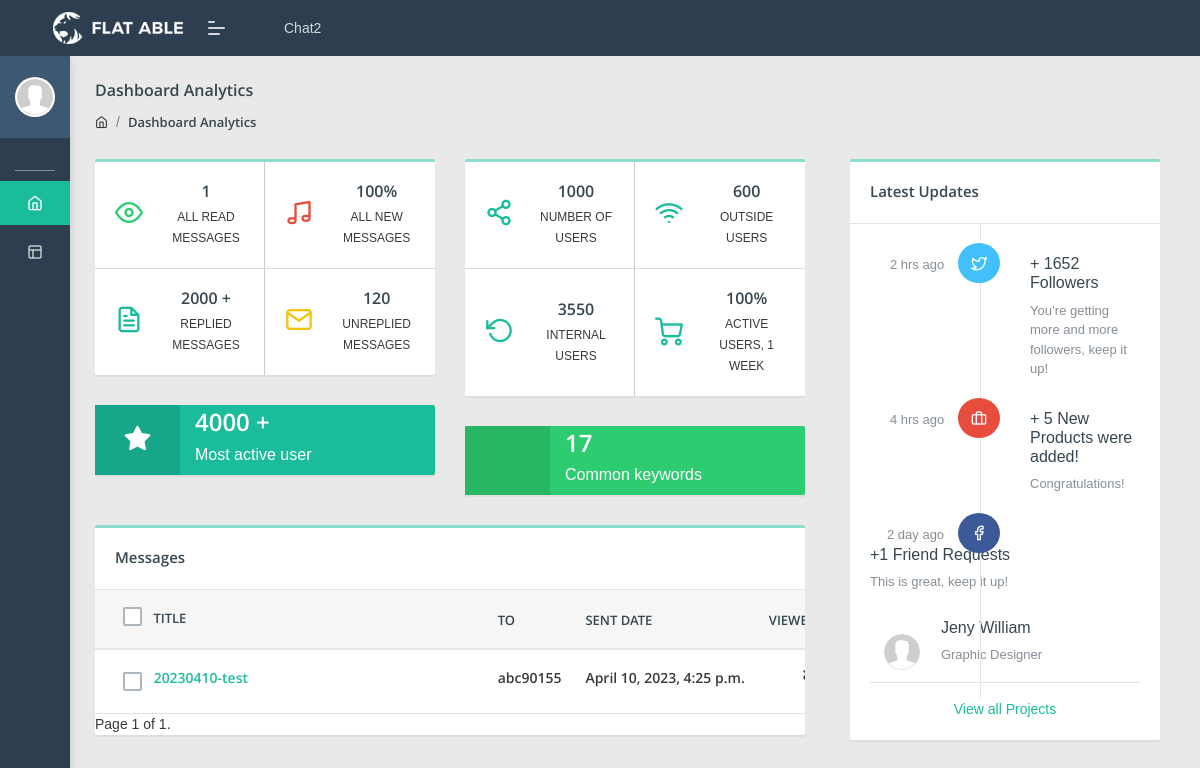
The app's page /welcome/admin_home/ (signed in), older data.
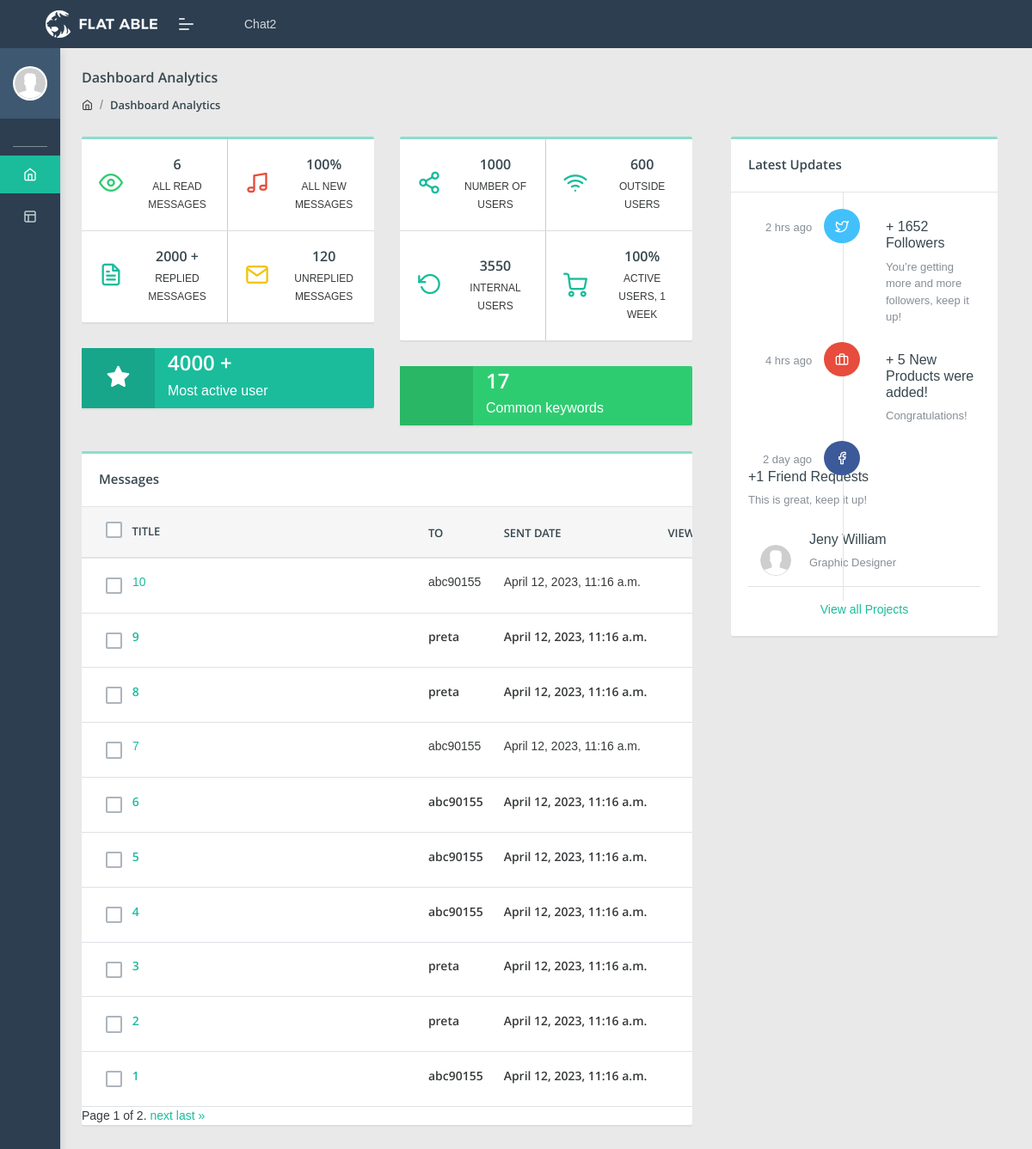
The same page, newer data.
### welcome/models.py (models this page shows, shortened)
class chat(models.Model):
    chatOwner = models.ForeignKey(User, null = True, on_delete = models.SET_NULL, related_name='chat', blank = True)
    chatTitle  = models.CharField(max_length=256)
    createdDate = models.DateTimeField(default=timezone.now)
    chatReceiver = models.ForeignKey(User, null=True, on_delete=models.CASCADE, related_name='chat_reciver', blank=True)
    chatContent = models.TextField()
    is_viewed = models.BooleanField(default=False)
    archived = models.BooleanField(default=False)
    viewedDate = models.DateTimeField(null=True)

### welcome/views.py (the view)
# urls.py: path('admin_home/',views.admin_home, name='admin_home'),
@login_required(login_url='login')
def admin_home(request):
    context = {}
    user = request.user
    chats = chat.objects.filter(archived=False).order_by('-createdDate').values()
    context['chats'] = chats.annotate(chatReceiver_username=F('chatReceiver__username')).values()
    page = request.GET.get('page', 1)
    paginator = Paginator(context['chats'], 10)  # Assuming 10 chats per page
    info_chats = chat.objects.filter(is_viewed=True)
    info = {'read_messages':len(info_chats)}
    page_obj = paginator.get_page(page)
    context['chats'] = page_obj
    if request.method == 'POST':
        selected_ids = request.POST.getlist('selected_chats')
        chat.objects.filter(id__in=selected_ids).update(archived=True)
        return redirect(request.META.get('HTTP_REFERER'))
    context['info'] = info
    return render(request, 'admin_home.html', context=context)

### templates/admin_home.html (shortened to what this page needs)
{% extends 'admin_base_template.html' %}
{%load i18n%}
{% block chatContent %}
<div class="row">
  <div class="col-8">
    <div class="row">
      <div class="col-md-12 col-xl-6">
        <div class="card flat-card">
          <div class="row-table">
            <div class="col-sm-6 card-body br">
              <div class="row">
                <div class="col-sm-4">
                  <i class="icon feather icon-eye text-c-green mb-1 d-block"></i>
                </div>
                <div class="col-sm-8 text-md-center">
                  <h5>{{info.read_messages}}</h5>
                  <span>All Read Messages</span>
                </div>
              </div>
            </div>
            <div class="col-sm-6 card-body">
              <div class="row">
                <div class="col-sm-4">
                  <i class="icon feather icon-music text-c-red mb-1 d-block"></i>
                </div>
                <div class="col-sm-8 text-md-center">
                  <h5>100%</h5>
                  <span>All new Messages</span>
                </div>
              </div>
            </div>
          </div>
          <div class="row-table">
            <div class="col-sm-6 card-body br">
              <div class="row">
                <div class="col-sm-4">
                  <i class="icon feather icon-file-text text-c-blue mb-1 d-block"></i>
                </div>
                <div class="col-sm-8 text-md-center">
                  <h5>2000 +</h5>
                  <span>Replied Messages</span>
                </div>
              </div>
            </div>
            <div class="col-sm-6 card-body">
              <div class="row">
                <div class="col-sm-4">
                  <i class="icon feather icon-mail text-c-yellow mb-1 d-block"></i>
                </div>
                <div class="col-sm-8 text-md-center">
                  <h5>120</h5>
                  <span>unreplied messages</span>
                </div>
              </div>
            </div>
          </div>
        </div>
        <div class="card flat-card widget-primary-card">
          <div class="row-table">
            <div class="col-sm-3 card-body">
              <i class="feather icon-star-on"></i>
            </div>
            <div class="col-sm-9">
              <h4>4000 +</h4>
              <h6>Most active user</h6>
            </div>
          </div>
        </div>
      </div>
      <div class="col-md-12 col-xl-6">
        <div class="card flat-card">
          <div class="row-table">
            <div class="col-sm-6 card-body br">
              <div class="row">
                <div class="col-sm-4">
                  <i class="icon feather icon-share-2 text-c-blue mb-1 d-block"></i>
                </div>
                <div class="col-sm-8 text-md-center">
                  <h5>1000</h5>
                  <span>Number of users</span>
                </div>
              </div>
            </div>
            <div class="col-sm-6 card-body">
              <div class="row">
                <div class="col-sm-4">
                  <i class="icon feather icon-wifi text-c-blue mb-1 d-block"></i>
                </div>
                <div class="col-sm-8 text-md-center">
                  <h5>600</h5>
                  <span>outside users</span>
                </div>
              </div>
            </div>
          </div>
          <div class="row-table">
            <div class="col-sm-6 card-body br">
              <div class="row">
                <div class="col-sm-4">
                  <i class="icon feather icon-rotate-ccw text-c-blue mb-1 d-block"></i>
                </div>
                <div class="col-sm-8 text-md-center">
                  <h5>3550</h5>
                  <span>internal users</span>
                </div>
              </div>
            </div>
            <div class="col-sm-6 card-body">
              <div class="row">
                <div class="col-sm-4">
                  <i class="icon feather icon-shopping-cart text-c-blue mb-1 d-blockz"></i>
                </div>
                <div class="col-sm-8 text-md-center">
                  <h5>100%</h5>
                  <span>Active users, 1 week</span>
                </div>
              </div>
            </div>
          </div>
        </div>
        <div class="card flat-card widget-purple-card">
          <div class="row-table">
            <div class="col-sm-3 card-body">
              <i class="fas fa-trophy"></i>
            </div>
            <div class="col-sm-9">
              <h4>17</h4>
              <h6>Common keywords</h6>
            </div>
          </div>
        </div>
      </div>
    </div>
    <div class="row">
      <div class="col-xl-12 col-md-12">
        <div class="card table-card">
          <div class="card-header">
            <h5>Messages</h5>
          </div>
          <div class="card-body p-0">
            <div class="table-responsive">
              <table class="table table-hover mb-0">
                <thead>
                  <tr>
                    <th>
                      <div class="chk-option">
                        <label class="check-task custom-control custom-checkbox d-flex justify-content-center done-task">
                        </label>
                      </div>
                      Title
                    </th>
                    <th>To</th>
                    <th>Sent Date</th>
                    <th class="text-right">Viewed</th>
                  </tr>
                </thead>
                <tbody>
                  <tbody>
                    {% for chat in chats %}
                    {% if chat.is_viewed %}
                    <tr >
                      <td>
                        <div class="chk-option">
                          <label class="check-task custom-control custom-checkbox d-flex justify-content-center done-task">
                          </label>
                        </div>
                        <div class="d-inline-block" style="width:20rem;overflow:hidden;text-overflow:ellipsis">
                          <a href="{% url 'chatDetails' chat.id%}">
                          {{chat.chatTitle}}</a>
                        </div>
                      </td>
                      <td>{{chat.chatReceiver_username}}</td>
                      <td>{{chat.createdDate}}</td>
                      <td class="text-right"></td>
                    </tr>
                    {%else%}
                    <tr style="font-weight:bolder">
                      <td>
                        <div class="chk-option">
                          <label class="check-task custom-control custom-checkbox d-flex justify-content-center done-task">
                          </label>
                        </div>
                        <div class="d-inline-block" style="width:20rem;overflow:hidden;text-overflow:ellipsis">
                          <a href="{% url 'chatDetails' chat.id%}">
                            {{chat.chatTitle}}
                          </a>
                        </div>
                      </td>
                      <td>{{chat.chatReceiver_username}}</td>
                      <td>{{chat.createdDate}}</td>
                      <td class="text-right"></td>
                    </tr>
                    {%endif%}
                    {% endfor %}
                  </tbody>
                </tbody>
              </table>
              <div class="pagination">
                <span class="step-links">
                    <span class="current">
                        Page {{ chats.number }} of {{ chats.paginator.num_pages }}.
                    </span>
                    {% if chats.has_next %}
                        <a href="?page={{ chats.next_page_number }}">next</a>
                        <a href="?page={{ chats.paginator.num_pages }}">last &raquo;</a>
                    {% endif %}
                </span>
              </div>
            </div>
          </div>
        </div>
      </div>
    </div>
  </div>
  <div class="col-4">
    <div class="col-xl-12 col-md-12">
      <div class="card latest-update-card">
        <div class="card-header">
          <h5>Latest Updates</h5>
        </div>
        <div class="card-body">
          <div class="latest-update-box">
            <div class="row p-t-30 p-b-30">
              <div class="col-auto text-right update-meta">
                <p class="text-muted m-b-0 d-inline-flex">2 hrs ago</p>
                <i class="feather icon-twitter bg-twitter update-icon"></i>
              </div>
              <div class="col">
                <a href="#!">
                  <h6>+ 1652 Followers</h6>
                </a>
                <p class="text-muted m-b-0">You’re getting more and more followers, keep it up!</p>
              </div>
            </div>
            <div class="row p-b-30">
              <div class="col-auto text-right update-meta">
                <p class="text-muted m-b-0 d-inline-flex">4 hrs ago</p>
                <i class="feather icon-briefcase bg-c-red update-icon"></i>
              </div>
              <div class="col">
                <a href="#!">
                  <h6>+ 5 New Products were added!</h6>
                </a>
                <p class="text-muted m-b-0">Congratulations!</p>
              </div>
            </div>
            <div class="row p-b-0">
              <div class="col-auto text-right update-meta">
                <p class="text-muted m-b-0 d-inline-flex">2 day ago</p>
                <i class="feather icon-facebook bg-facebook update-icon"></i>
              </div>
              <div class="col">
                <a href="#!">
                  <h6>+1 Friend Requests</h6>
                </a>
                <p class="text-muted m-b-10">This is great, keep it up!</p>
                <div class="table-responsive">
                  <table class="table table-hover">
                    <tbody>
                      <tr>
                        <td class="b-none">
                          <a href="#!" class="align-middle">
                            <img src="assets/images/user/avatar-2.jpg" alt="user image"
                              class="img-radius wid-40 align-top m-r-15">
                            <div class="d-inline-block">
                              <h6>Jeny William</h6>
                              <p class="text-muted m-b-0">Graphic Designer</p>
                            </div>
                          </a>
                        </td>
                      </tr>
                    </tbody>
                  </table>
                </div>
              </div>
            </div>
          </div>
          <div class="text-center">
            <a href="#!" class="b-b-primary text-primary">View all Projects</a>
          </div>
        </div>
      </div>
    </div>
  </div>
</div>
{% endblock %}

### templates/admin_base_template.html (shortened to what this page needs)
{% load static %}
<!DOCTYPE html>
<head>
    <link rel="stylesheet" href="{% static 'plugins/bootstrap-5.3.0/css/bootstrap.min.css'%}">
    <link rel="stylesheet" href="{% static 'css/style.css'%}">
</head>
<body class="">
	<nav class="pcoded-navbar  ">
		<div class="navbar-wrapper  ">
			<div class="navbar-content scroll-div " >
				<div class="">
					<div class="main-menu-header">
						<img class="img-radius" src="{% static 'images/user/avatar-2.jpg'%}" alt="User-Profile-Image">
						<div class="user-details">
						</div>
					</div>
				</div>
				{% include 'nav_admin.html' %}
			</div>
		</div>
	</nav>
	<header class="navbar pcoded-header navbar-expand-lg navbar-light header-dark">
				<div class="m-header">
					<a class="mobile-menu" id="mobile-collapse" href="#!"><span></span></a>
					<a href="#!" class="b-brand">
						<img src="assets/images/logo.png" alt="" class="logo">
					</a>
				</div>
				<div class="collapse navbar-collapse">
					<ul class="navbar-nav mr-auto">
						<li class = "nac-item">
							<li><a href="{% url 'talking' %}" > Chat2</a></li>
						</li>
					</ul>
				</div>
	</header>
<div class="pcoded-main-container">
    <div class="pcoded-content">
        <div class="page-header">
            <div class="page-block">
                <div class="row align-items-center">
                    <div class="col-md-12">
                        <div class="page-header-title">
                            <h5 class="m-b-10">Dashboard Analytics</h5>
                        </div>
                        <ul class="breadcrumb">
                            <li class="breadcrumb-item"><a href="index.html"><i class="feather icon-home"></i></a></li>
                            <li class="breadcrumb-item"><a href="#!">Dashboard Analytics</a></li>
                        </ul>
                    </div>
                </div>
            </div>
        </div>
			{%block chatContent%}{%endblock%}
    </div>
</div>
</body>
</html>

### templates/nav_admin.html (shortened to what this page needs)
{% load i18n %}
<ul class="nav pcoded-inner-navbar ">
    <li class="nav-item pcoded-menu-caption">
    </li>
    <li class="nav-item">
        <a href="{% url 'admin_home' %}" class="nav-link "><span class="pcoded-micon"><i
                    class="feather icon-home"></i></span><span class="pcoded-mtext">{% trans 'Dashboard'%}</span></a>
    </li>
    <li class="nav-item pcoded-hasmenu">
        <a href="#!" class="nav-link "><span class="pcoded-micon"><i class="feather icon-layout"></i></span></a>
    </li>
</ul>

Row changes from the older to the newer data that the page shows:
removed chat: chatTitle "20230410-test", chatReceiver_username "abc90155", createdDate "April 10, 2023, 4:25 p.m."
added chat: chatTitle "10", chatReceiver_username "abc90155", createdDate "April 12, 2023, 11:16 a.m."
added chat: chatTitle "9", chatReceiver_username "preta", createdDate "April 12, 2023, 11:16 a.m."
added chat: chatTitle "8", chatReceiver_username "preta", createdDate "April 12, 2023, 11:16 a.m."
added chat: chatTitle "7", chatReceiver_username "abc90155", createdDate "April 12, 2023, 11:16 a.m."
added chat: chatTitle "6", chatReceiver_username "abc90155", createdDate "April 12, 2023, 11:16 a.m."
added chat: chatTitle "5", chatReceiver_username "abc90155", createdDate "April 12, 2023, 11:16 a.m."
added chat: chatTitle "4", chatReceiver_username "abc90155", createdDate "April 12, 2023, 11:16 a.m."
added chat: chatTitle "3", chatReceiver_username "preta", createdDate "April 12, 2023, 11:16 a.m."
added chat: chatTitle "2", chatReceiver_username "preta", createdDate "April 12, 2023, 11:16 a.m."
added chat: chatTitle "1", chatReceiver_username "abc90155", createdDate "April 12, 2023, 11:16 a.m."
Text that changed along with them:
{{ info.read_messages }}: "1" → "6"
{{ chats.paginator.num_pages }}: "1" → "2"
text now shown: "next last »"
